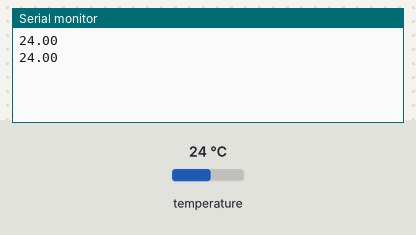
Bench run of a sketch on a simulated Arduino Uno, built with avr-gcc and run on an emulated ATmega328P. Parts: the last lines printed to the serial monitor. Inputs (shaded band) come from the test bench; at power-on: temperature 24 °C.

Above: at 2.4 s.
2.5 s: temperature set to 12 °C
At 3.2 s:
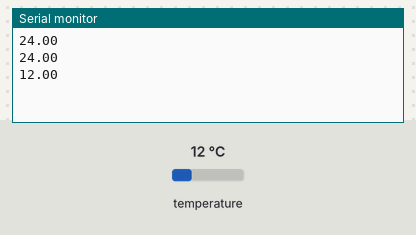
4.0 s: temperature set to 19 °C
At 4.9 s:
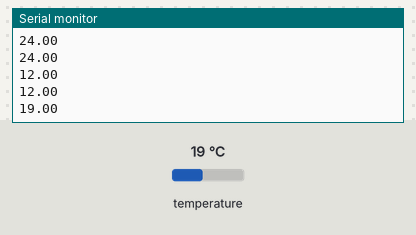
Timing chart, 0 to 7.0 s (numbered marks = the images above; inputs shaded):
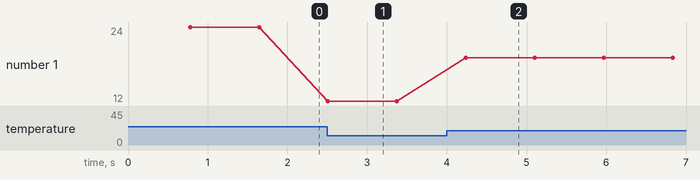

Measured:
- after the input at 2.5 s, the serial monitor: prints a new line at once (image 1)
- after the input at 4.0 s, the serial monitor: prints a new line after 0.24 s (image 2)
- plotted number 1: 24 → 12 after the input at 2.5 s, 12 → 19 after the input at 4.0 s

The sketch:

DS18B20.ino
```cpp
#include <OneWire.h>
#include <DallasTemperature.h>
#define pin 7

OneWire ds(pin); // 初始化 ds 物件
DallasTemperature DS18B20(&ds); // 初始化 DS18B20 物件

void setup() {
  Serial.begin(9600);
  DS18B20.begin(); // DS18B20 啟動
}

void loop() {
  DS18B20.requestTemperatures(); // DS18B20 開始偵測環境溫度
  float data = DS18B20.getTempCByIndex(0); // 取得溫度 ( 攝氏 --> TempC )
  Serial.println(data, 2); // 溫度取到小數點第 2 位
  delay(100);
}
```
